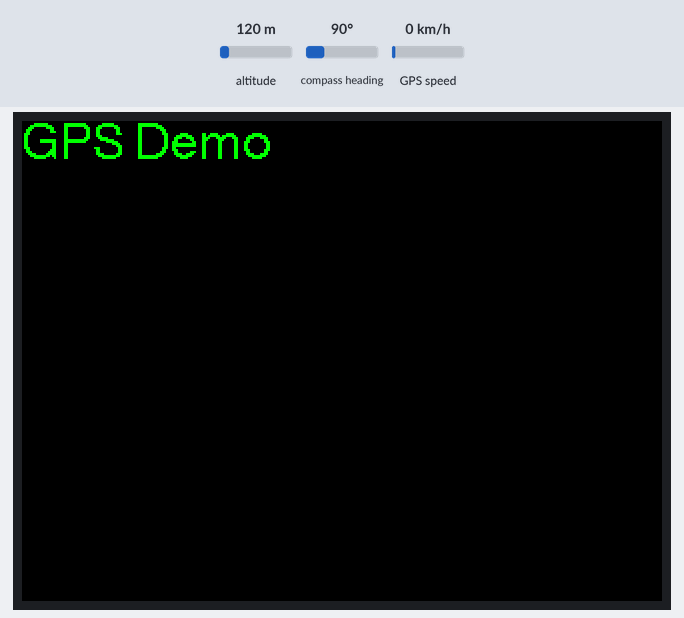
Recording of a sketch running on a simulated ESP32. Parts: 320×240 colour display. The inputs (shaded band) are chosen by the test bench; at power-on: altitude 120 m, compass heading 90°, GPS speed 0 km/h. The GPS gets a fix after 3 s at 37.7749, -122.4194 with 8 satellites.

Above: at 1.4 s.
1.5 s: altitude set to 20 m
At 4.2 s:
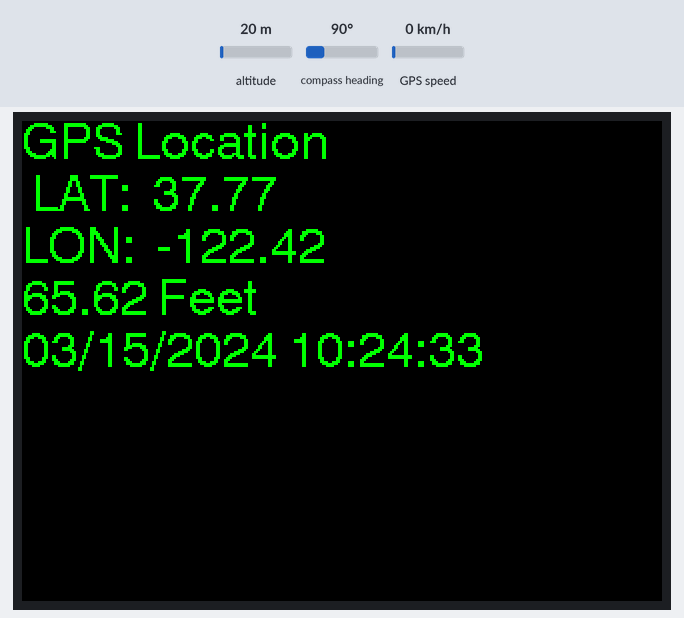
5.8 s: altitude set to 250 m
At 7.6 s:
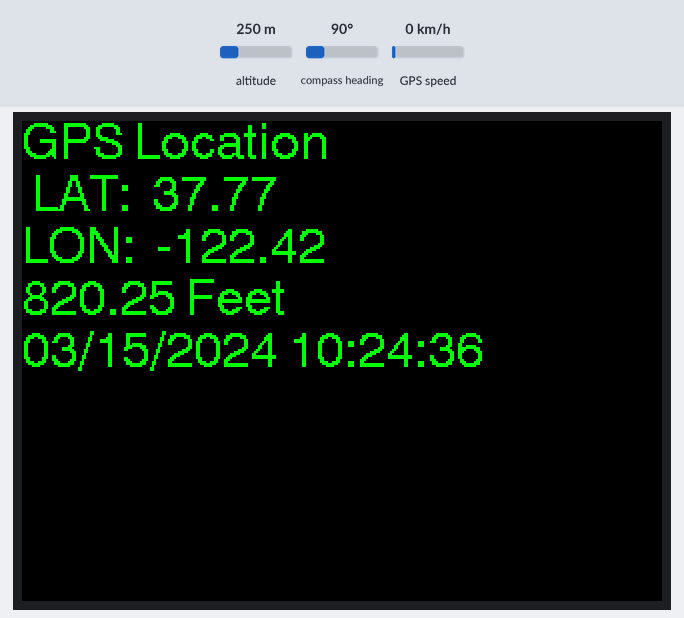
9.4 s: altitude set to 500 m
At 10.8 s:
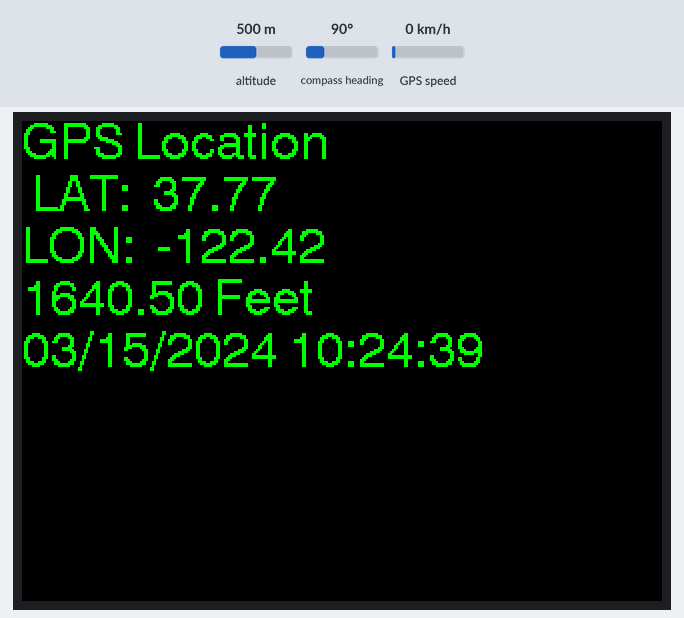
Timing chart, 0 to 12.4 s (numbered marks = the images above; inputs shaded):
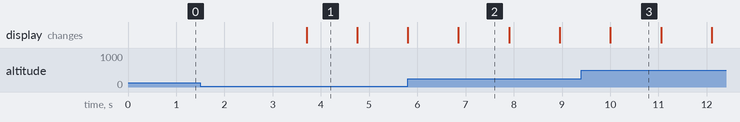

The sketch:

TTGO_GPS.ino
```cpp
/*
 uBlox GPS Neo 6M used

 #########################################################################
 ###### DON'T FORGET TO UPDATE THE User_Setup.h FILE IN THE LIBRARY ######
 #########################################################################
 */
#include <TFT_eSPI.h>              // Graphics and font library for ST7735 driver chip
#include <SPI.h>
TFT_eSPI tft = TFT_eSPI();         // Invoke library, pins defined in User_Setup.h

#include <TinyGPS.h>
TinyGPS gps;                       // create gps object

float lat = 28.5458,lon = 77.1703; // create variable for latitude and longitude object
int year;
byte month, day, hour, minute, second, hundredths;
unsigned long age;
char sz[32];

void setup(void) {
  Serial.begin(115200);
  Serial2.begin(9600, SERIAL_8N1, 38, 37); // connect GPS TX to IO38
  tft.init();
  tft.setRotation(1);                   // rotate display every 90 degrees 1...3
  tft.setTextColor(TFT_GREEN,TFT_BLACK);
  tft.fillScreen(TFT_BLACK);
  tft.setCursor(0, 0, 4);               // size 4 font
  tft.println("GPS Demo");
}

void loop() {
  while(Serial2.available()) {          // check for gps data
    if(gps.encode(Serial2.read())) {    // encode gps data
      gps.f_get_position(&lat,&lon);    // get latitude and longitude
      gps.crack_datetime(&year, &month, &day, &hour, &minute, &second, &hundredths, &age);
      tft.fillScreen(TFT_BLACK);
      tft.setCursor(0, 0, 4);           // size 4 font
      tft.println("GPS Location");
      tft.print(" LAT:  ");
      tft.println(lat);
      tft.print("LON:  ");
      tft.println(lon);
      tft.print(3.281*gps.f_altitude());
      tft.println(" Feet");
      sprintf(sz, "%02d/%02d/%02d %02d:%02d:%02d   ",
        month, day, year, hour, minute, second);
      tft.println(sz);                  // GMT date/time
    }
  }
  delay(800);
}
```

Measured:
- what the display in image 1 shows lasts 1.1 s, from 3.7 s to 4.8 s
- what the display in image 2 shows lasts 1.0 s, from 6.9 s to 7.9 s
